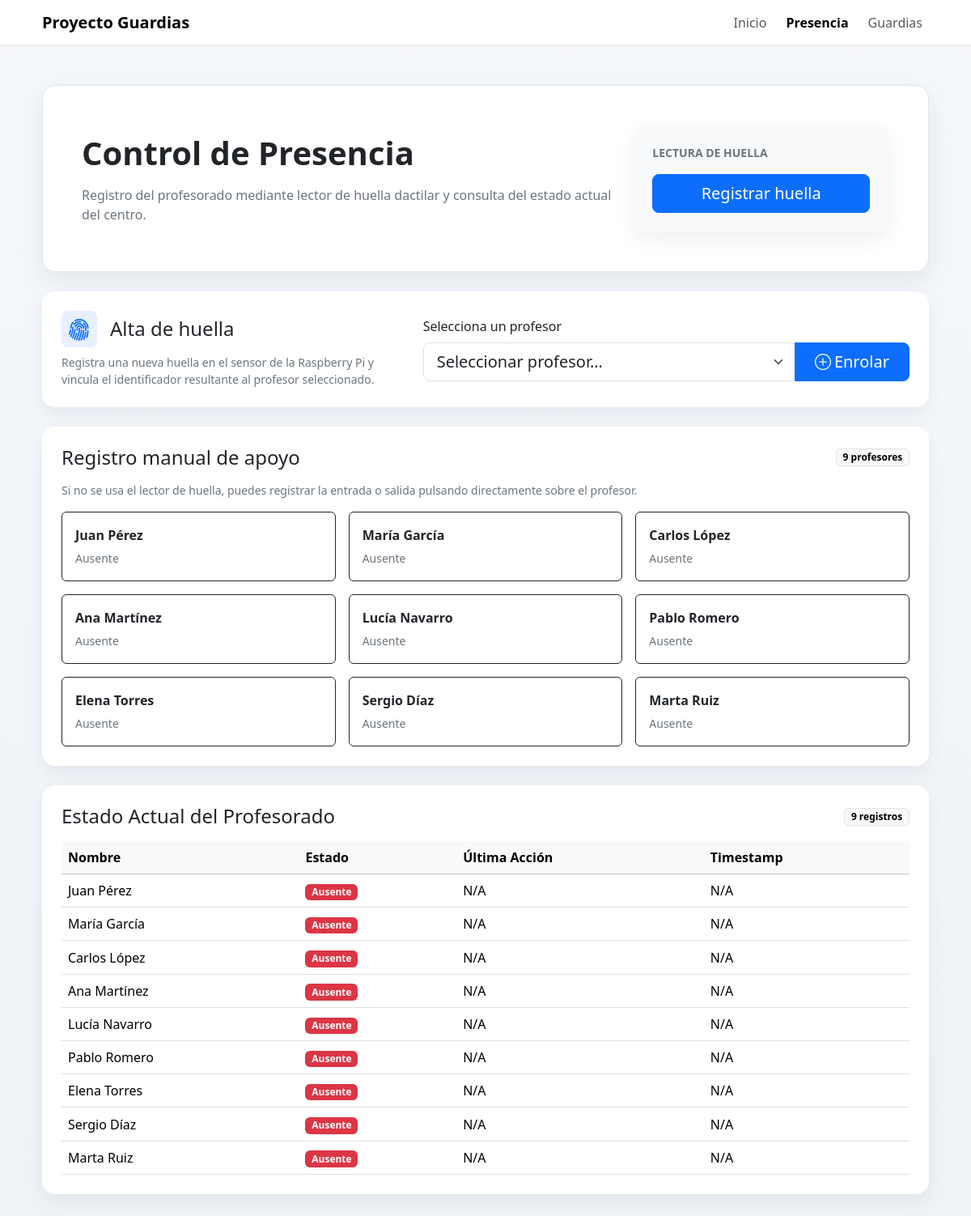
The app's page /presencia, older data.
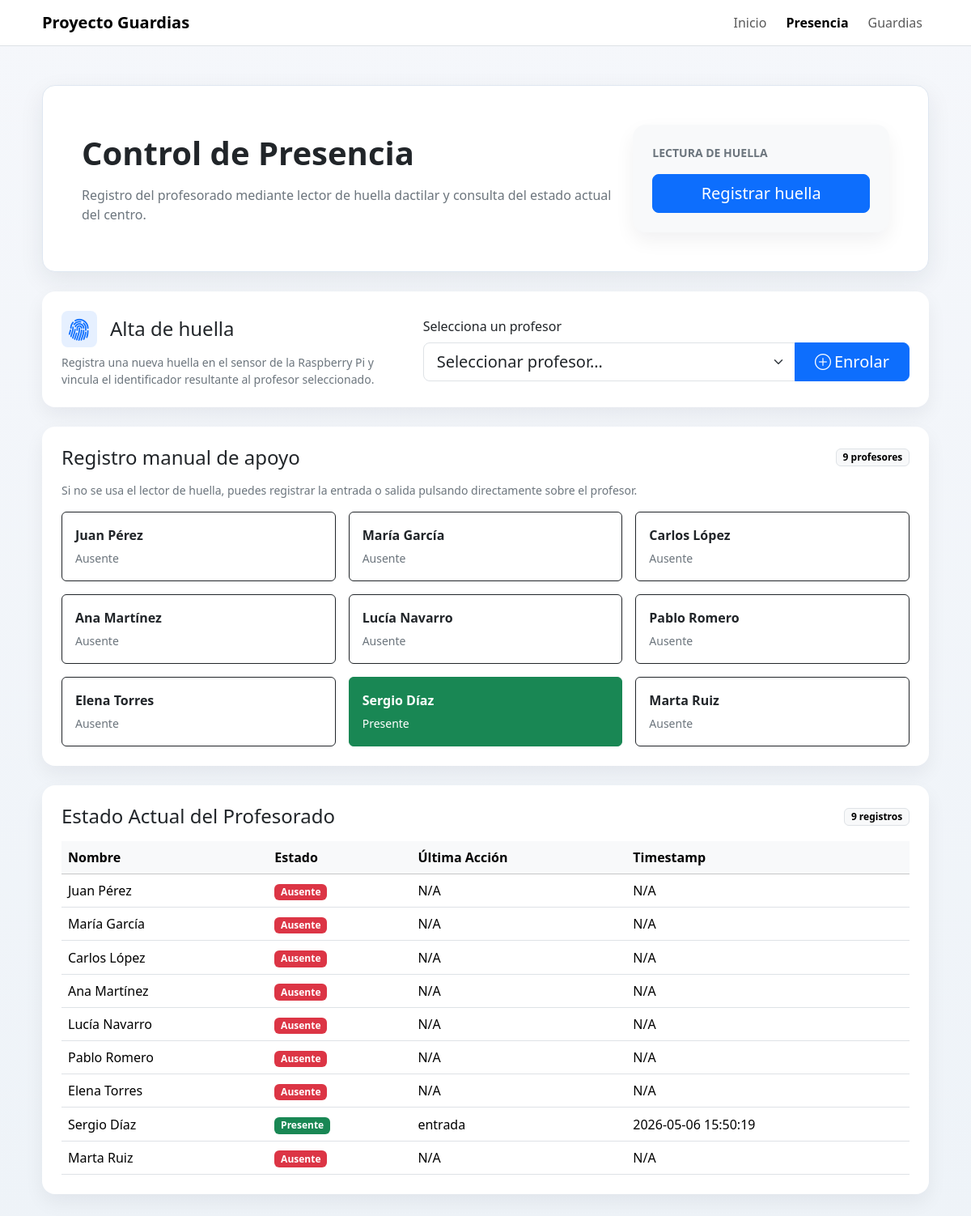
The same page, newer data.
### tables this page shows
CREATE TABLE profesores (id INTEGER PRIMARY KEY AUTOINCREMENT, nombre TEXT NOT NULL, departamento TEXT, huella_id INTEGER, activo INTEGER DEFAULT 1, guardias_acumuladas INTEGER DEFAULT 0, guardias_semana INTEGER DEFAULT 0);

CREATE TABLE presencia (
    id INTEGER PRIMARY KEY AUTOINCREMENT,
    profesor_id INTEGER,
    timestamp DATETIME DEFAULT CURRENT_TIMESTAMP,
    tipo TEXT,   -- 'entrada' o 'salida'
    FOREIGN KEY (profesor_id) REFERENCES "profesores_legacy"(id)
);

### app.py (the view)
@app.route("/presencia")
def vista_presencia():
    estado = obtener_estado_actual(_obtener_db_path())
    profesores = [
        {
            "id": profesor_id,
            "nombre": info.get("nombre", f"Profesor {profesor_id}"),
        }
        for profesor_id, info in estado.items()
    ]
    profesores.sort(key=lambda p: p["nombre"].casefold())
    return render_template("presencia.html", estado=estado, profesores=profesores)

### app.py (called while the page is built)
def _obtener_db_path():
    return app.config.get("DB_PATH", "ies.db")

### modules/db/db_manager.py (called while the page is built, shortened)
    def get_connection(self):
        return sqlite3.connect(self.db_path)

    @contextmanager
    def _connection(self):
        conn = self.get_connection()
        try:
            self._ensure_schema(conn)
            yield conn
        finally:
            conn.close()

    def _fetch_all(self, query, params=(), model_cls=None):
        with self._connection() as conn:
            cursor = conn.cursor()
            cursor.execute(query, params)
            rows = cursor.fetchall()
        if model_cls is None:
            return rows
        return [model_cls(*row) for row in rows]

    def _fecha_hoy(self, fecha=None):
        return fecha or datetime.now().strftime("%Y-%m-%d")

    def _ensure_profesores_schema(self, conn):
        cursor = conn.cursor()
        cursor.execute("PRAGMA table_info(profesores)")
        schema_rows = cursor.fetchall()
        columnas = {row[1] for row in schema_rows}
        tipos = {row[1]: (row[2] or "").upper() for row in schema_rows}
        schema_actualizado = False
        if "departamento" not in columnas:
            cursor.execute("ALTER TABLE profesores ADD COLUMN departamento TEXT")
            schema_actualizado = True
        if "huella_id" not in columnas:
            cursor.execute("ALTER TABLE profesores ADD COLUMN huella_id INTEGER")
            schema_actualizado = True
        self._normalizar_huella_ids(conn)
        if schema_actualizado:
            conn.commit()

    @staticmethod
    def _normalizar_huella_id_valor(valor):
        if valor is None:
            return None
        if isinstance(valor, int):
            return valor

    def _normalizar_huella_ids(self, conn):
        cursor = conn.cursor()
        cursor.execute("SELECT id, huella_id FROM profesores")
        cambios = []
        for profesor_id, huella_id in cursor.fetchall():
            huella_normalizada = self._normalizar_huella_id_valor(huella_id)
            if huella_id != huella_normalizada:
                cambios.append((huella_normalizada, profesor_id))
        if cambios:
            cursor.executemany(
                "UPDATE profesores SET huella_id = ? WHERE id = ?",
                cambios,
            )
            conn.commit()

    def _ensure_horarios_schema(self, conn):
        cursor = conn.cursor()
        cursor.execute("PRAGMA table_info(horarios)")
        columnas = {row[1] for row in cursor.fetchall()}

### templates/presencia.html (shortened to what this page needs)
<!DOCTYPE html>
<html lang="es">
<head>
    <link href="https://cdn.jsdelivr.net/npm/bootstrap@5.3.3/dist/css/bootstrap.min.css" rel="stylesheet">
    <link rel="stylesheet" href="https://cdn.jsdelivr.net/npm/bootstrap-icons@1.11.3/font/bootstrap-icons.min.css">
</head>
<body>
    <nav class="navbar navbar-expand-lg bg-white border-bottom sticky-top">
        <div class="container app-shell">
            <a class="navbar-brand fw-semibold" href="{{ url_for('index') }}">Proyecto Guardias</a>
            <div class="collapse navbar-collapse" id="mainNav">
                <div class="navbar-nav ms-auto gap-lg-2">
                    <a class="nav-link" href="{{ url_for('index') }}">Inicio</a>
                    <a class="nav-link active fw-semibold" href="{{ url_for('vista_presencia') }}">Presencia</a>
                    <a class="nav-link" href="{{ url_for('vista_guardias') }}">Guardias</a>
                </div>
            </div>
        </div>
    </nav>
    <main class="container app-shell py-4 py-lg-5">
        <section class="page-hero p-4 p-lg-5 mb-4">
            <div class="row g-4 align-items-center">
                <div class="col-lg-8">
                    <h1 class="display-6 fw-semibold mb-3">Control de Presencia</h1>
                    <p class="text-secondary mb-0">Registro del profesorado mediante lector de huella dactilar y consulta del estado actual del centro.</p>
                </div>
                <div class="col-lg-4">
                    <div class="card content-card bg-body-tertiary">
                        <div class="card-body p-4">
                            <p class="text-uppercase text-secondary small fw-semibold mb-3">Lectura de huella</p>
                            <form id="form-registro-huella" action="{{ url_for('registrar') }}" method="post" class="d-grid">
                                <button id="btn-registrar-huella" class="btn btn-primary btn-lg" type="submit">Registrar huella</button>
                            </form>
                        </div>
                    </div>
                </div>
            </div>
        </section>
        <section class="card stat-card mb-4">
            <div class="card-body p-4">
                <div class="row g-4 align-items-center">
                    <div class="col-lg-5">
                        <div class="d-flex align-items-center gap-3 mb-2">
                            <div class="rounded-3 p-2 bg-primary bg-opacity-10 text-primary lh-1" style="font-size:1.75rem">
                                <i class="bi bi-fingerprint"></i>
                            </div>
                            <h2 class="h4 mb-0">Alta de huella</h2>
                        </div>
                        <p class="text-secondary small mb-0 mt-2">
                            Registra una nueva huella en el sensor de la Raspberry Pi y vincula el identificador resultante al profesor seleccionado.
                        </p>
                    </div>
                    <div class="col-lg-7">
                        <form id="form-enrolar-huella" action="{{ url_for('enrolar_huella_profesor') }}" method="post">
                            <label for="profesor_id" class="form-label fw-medium">Selecciona un profesor</label>
                            <div class="input-group input-group-lg">
                                <select id="profesor_id" name="profesor_id" class="form-select" required>
                                    <option value="" selected disabled>Seleccionar profesor…</option>
                                </select>
                                <button id="btn-enrolar-huella" class="btn btn-primary px-4" type="submit" {% if not profesores %}disabled{% endif %}>
                                    <i class="bi bi-plus-circle me-1"></i>Enrolar
                                </button>
                            </div>
                        </form>
                    </div>
                </div>
            </div>
        </section>
        <section class="card stat-card mb-4">
            <div class="card-body p-4">
                <div class="d-flex justify-content-between align-items-center mb-3 flex-wrap gap-2">
                    <h2 class="h4 mb-0">Registro manual de apoyo</h2>
                    <span class="badge text-bg-light border">{{ estado|length }} profesores</span>
                </div>
                <p class="text-secondary small mb-3">Si no se usa el lector de huella, puedes registrar la entrada o salida pulsando directamente sobre el profesor.</p>
                <div class="row g-3">
                    {% for profesor_id, info in estado.items() %}
                    <div class="col-md-6 col-xl-4">
                        <form action="{{ url_for('registrar') }}" method="post" class="h-100">
                            <button class="btn {% if info.presente %}btn-success{% else %}btn-outline-dark{% endif %} w-100 h-100 text-start p-3" type="submit">
                                <span class="d-block fw-semibold mb-1">{{ info.nombre }}</span>
                                <span class="small {% if info.presente %}text-white{% else %}text-secondary{% endif %}">
                                    {% if info.presente %}Presente{% else %}Ausente{% endif %}
                                </span>
                            </button>
                        </form>
                    </div>
                    {% else %}
                    <div class="col-12">
                        <div class="text-center text-secondary py-3">No hay profesores disponibles para registrar.</div>
                    </div>
                    {% endfor %}
                </div>
            </div>
        </section>
        <section class="card stat-card">
            <div class="card-body p-4">
                <div class="d-flex justify-content-between align-items-center mb-3 flex-wrap gap-2">
                    <h2 class="h4 mb-0">Estado Actual del Profesorado</h2>
                    <span class="badge text-bg-light border">{{ estado|length }} registros</span>
                </div>
                <div class="table-responsive">
                    <table class="table table-hover align-middle mb-0">
                        <thead class="table-light">
                            <tr>
                                <th>Nombre</th>
                                <th>Estado</th>
                                <th>Última Acción</th>
                                <th>Timestamp</th>
                            </tr>
                        </thead>
                        <tbody>
                            {% for profesor_id, info in estado.items() %}
                            <tr>
                                <td class="fw-medium">{{ info.nombre }}</td>
                                <td>
                                    <span class="badge {% if info.presente %}text-bg-success{% else %}text-bg-danger{% endif %}">
                                        {% if info.presente %}Presente{% else %}Ausente{% endif %}
                                    </span>
                                </td>
                                <td>{{ info.ultima_accion or 'N/A' }}</td>
                                <td>{{ info.timestamp or 'N/A' }}</td>
                            </tr>
                            {% else %}
                            <tr>
                                <td colspan="4" class="text-center text-secondary py-4">No hay registros de presencia para mostrar.</td>
                            </tr>
                            {% endfor %}
                        </tbody>
                    </table>
                </div>
            </div>
        </section>
    </main>
</body>
</html>

### templates/presencia.html (style rules this page uses)
body { background: linear-gradient(180deg, #f5f7fb 0%, #eef3f8 100%); min-height: 100vh; }
.app-shell { max-width: 1120px; }
.page-hero { background: #ffffff; border: 1px solid #dfe7f1; border-radius: 1rem; box-shadow: 0 10px 30px rgba(31, 41, 55, 0.08); }
.stat-card, .content-card { border: 0; border-radius: 1rem; box-shadow: 0 10px 24px rgba(15, 23, 42, 0.06); }

Row changes from the older to the newer data that the page shows:
added presencia: tipo "entrada", timestamp "2026-05-06 15:50:19"
Text that changed along with them:
list line gone: "Ausente"
new list line: "Presente"
new list line: "Sergio Díaz"
list line gone: "Sergio Díaz"
list line gone: "Ausente N/A N/A"
